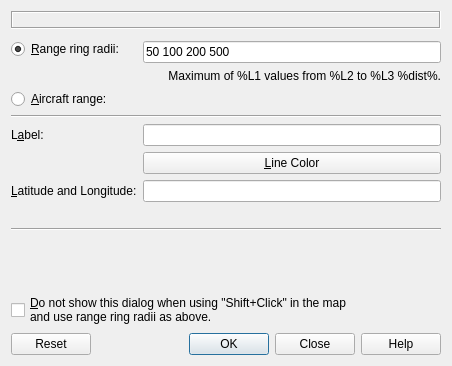
<?xml version="1.0" encoding="UTF-8"?>
<ui version="4.0">
 <class>RangeMarkerDialog</class>
 <widget class="QDialog" name="RangeMarkerDialog">
  <property name="geometry">
   <rect>
    <x>0</x>
    <y>0</y>
    <width>452</width>
    <height>366</height>
   </rect>
  </property>
  <property name="windowTitle">
   <string>Little Navmap - Add Range Rings</string>
  </property>
  <layout class="QGridLayout" name="gridLayout">
   <item row="3" column="0" colspan="2">
    <widget class="QLabel" name="labelRangeMarkerRadii">
     <property name="text">
      <string>Maximum of %L1 values from %L2 to %L3 %dist%.</string>
     </property>
     <property name="alignment">
      <set>Qt::AlignRight|Qt::AlignTrailing|Qt::AlignVCenter</set>
     </property>
     <property name="wordWrap">
      <bool>true</bool>
     </property>
     <property name="margin">
      <number>5</number>
     </property>
     <property name="textInteractionFlags">
      <set>Qt::LinksAccessibleByMouse|Qt::TextSelectableByMouse</set>
     </property>
    </widget>
   </item>
   <item row="8" column="1">
    <widget class="QPushButton" name="pushButtonRangeMarkerColor">
     <property name="toolTip">
      <string>Color for the range rings.</string>
     </property>
     <property name="text">
      <string>&amp;Line Color</string>
     </property>
    </widget>
   </item>
   <item row="4" column="0">
    <widget class="QRadioButton" name="radioButtonRangeMarkerAircraft">
     <property name="toolTip">
      <string>Places a ring showing the estimated aircraft range with  full fuel load also considering reserve.
Calculated based on usable fuel, speed and fuel flow for the cruise phase and reserve fuel.
The range ring is static and does not change with aircraft performance and fuel load.</string>
     </property>
     <property name="text">
      <string>&amp;Aircraft range:</string>
     </property>
     <attribute name="buttonGroup">
      <string notr="true">buttonGroupRangeMarker</string>
     </attribute>
    </widget>
   </item>
   <item row="6" column="0" colspan="2">
    <widget class="Line" name="line_2">
     <property name="orientation">
      <enum>Qt::Horizontal</enum>
     </property>
    </widget>
   </item>
   <item row="7" column="0">
    <widget class="QLabel" name="labelRangeMarkerLabel">
     <property name="text">
      <string>L&amp;abel:</string>
     </property>
     <property name="buddy">
      <cstring>lineEditRangeMarkerLabel</cstring>
     </property>
    </widget>
   </item>
   <item row="7" column="1">
    <widget class="QLineEdit" name="lineEditRangeMarkerLabel">
     <property name="toolTip">
      <string>Attaches a text to the range ring distance labels.</string>
     </property>
    </widget>
   </item>
   <item row="4" column="1">
    <widget class="QLabel" name="labelRangeMarkerAircraft">
     <property name="text">
      <string/>
     </property>
    </widget>
   </item>
   <item row="9" column="0">
    <widget class="QLabel" name="labelRangeMarkerLatLon">
     <property name="text">
      <string>&amp;Latitude and Longitude:</string>
     </property>
     <property name="buddy">
      <cstring>lineEditRangeMarkerLatLon</cstring>
     </property>
    </widget>
   </item>
   <item row="9" column="1">
    <widget class="QLineEdit" name="lineEditRangeMarkerLatLon">
     <property name="toolTip">
      <string>Recognized coordinate formats:
- Degrees, minutes and seconds : N49° 26' 41.57&quot; E9° 12' 5.49&quot; or 49° 26' 41.57&quot; N 9° 12' 5.49&quot; E
- Degrees and minutes: N54* 16.82' W008* 35.95', N 52 33.58 E 13 17.26 or 49° 26.69' N 9° 12.09' E
- Degrees only: 49.4449° N 9.2015° E or N 49.4449° E 9.2015°
- Degrees with sign: 49.4449 9.2015. Negative is west or south. Order for latitude and longitude depends on option settings.
Degree, minute and second signs can be omitted for above formats.
Latitude has to be first and N/S and E/W designators are required.
A space is only needed to separate latitude and longitude or degrees/minutes/seconds if no signs used.
Other formats:
- Degrees and minutes: N44124W122451, N14544W017479 or S31240E136502
- Degrees only 46N078W
- Degrees and minutes 4620N07805W
- Degrees, minutes and seconds 481200N0112842E (SkyVector)
- Degrees and minutes in pair &quot;N6500 W08000&quot; or &quot;N6500/W08000&quot;
- NAT type 5020N
Formats above have to be given exactly as shown in the examples.</string>
     </property>
    </widget>
   </item>
   <item row="1" column="0" rowspan="2">
    <widget class="QRadioButton" name="radioButtonRangeMarkerRadii">
     <property name="toolTip">
      <string>Places static range rings on the map.</string>
     </property>
     <property name="text">
      <string>&amp;Range ring radii:</string>
     </property>
     <property name="checked">
      <bool>true</bool>
     </property>
     <attribute name="buttonGroup">
      <string notr="true">buttonGroupRangeMarker</string>
     </attribute>
    </widget>
   </item>
   <item row="2" column="1">
    <widget class="QLineEdit" name="lineEditRangeMarkerRadii">
     <property name="toolTip">
      <string>Space separated list of range ring radii.
A range ring will be added for each radius value which can be between 0.01 and 4000 %dist%.
Falls back to 50, 100, 200 and 500 %dist% if empty or not valid.</string>
     </property>
     <property name="text">
      <string notr="true">50 100 200 500</string>
     </property>
     <property name="cursorPosition">
      <number>14</number>
     </property>
    </widget>
   </item>
   <item row="15" column="0" colspan="2">
    <widget class="QCheckBox" name="checkBoxRangeMarkerDoNotShow">
     <property name="toolTip">
      <string>Places a range ring with the set radii and color when shift-clicking into the map without showing this dialog.</string>
     </property>
     <property name="text">
      <string>&amp;Do not show this dialog when using &quot;Shift+Click&quot; in the map
and use range ring radii as above.</string>
     </property>
     <property name="checked">
      <bool>false</bool>
     </property>
    </widget>
   </item>
   <item row="0" column="0" colspan="2">
    <widget class="QLabel" name="labelRangeMarkerHeader">
     <property name="frameShape">
      <enum>QFrame::Box</enum>
     </property>
     <property name="frameShadow">
      <enum>QFrame::Sunken</enum>
     </property>
     <property name="text">
      <string/>
     </property>
     <property name="wordWrap">
      <bool>true</bool>
     </property>
     <property name="margin">
      <number>5</number>
     </property>
     <property name="textInteractionFlags">
      <set>Qt::LinksAccessibleByMouse|Qt::TextSelectableByMouse</set>
     </property>
    </widget>
   </item>
   <item row="17" column="0" colspan="2">
    <widget class="QDialogButtonBox" name="buttonBoxRangeMarker">
     <property name="orientation">
      <enum>Qt::Horizontal</enum>
     </property>
     <property name="standardButtons">
      <set>QDialogButtonBox::Close|QDialogButtonBox::Help|QDialogButtonBox::Ok|QDialogButtonBox::Reset</set>
     </property>
    </widget>
   </item>
   <item row="13" column="1">
    <spacer name="verticalSpacer">
     <property name="orientation">
      <enum>Qt::Vertical</enum>
     </property>
     <property name="sizeHint" stdset="0">
      <size>
       <width>20</width>
       <height>40</height>
      </size>
     </property>
    </spacer>
   </item>
   <item row="12" column="0" colspan="2">
    <widget class="Line" name="line_3">
     <property name="orientation">
      <enum>Qt::Horizontal</enum>
     </property>
    </widget>
   </item>
   <item row="11" column="1">
    <widget class="QLabel" name="labelRangeMarkerCoordStatus">
     <property name="text">
      <string/>
     </property>
     <property name="wordWrap">
      <bool>true</bool>
     </property>
     <property name="margin">
      <number>5</number>
     </property>
     <property name="textInteractionFlags">
      <set>Qt::LinksAccessibleByMouse|Qt::TextSelectableByMouse</set>
     </property>
    </widget>
   </item>
  </layout>
 </widget>
 <tabstops>
  <tabstop>radioButtonRangeMarkerRadii</tabstop>
  <tabstop>lineEditRangeMarkerRadii</tabstop>
  <tabstop>radioButtonRangeMarkerAircraft</tabstop>
  <tabstop>lineEditRangeMarkerLabel</tabstop>
  <tabstop>pushButtonRangeMarkerColor</tabstop>
  <tabstop>lineEditRangeMarkerLatLon</tabstop>
  <tabstop>checkBoxRangeMarkerDoNotShow</tabstop>
 </tabstops>
 <resources/>
 <connections/>
 <buttongroups>
  <buttongroup name="buttonGroupRangeMarker"/>
 </buttongroups>
</ui>
